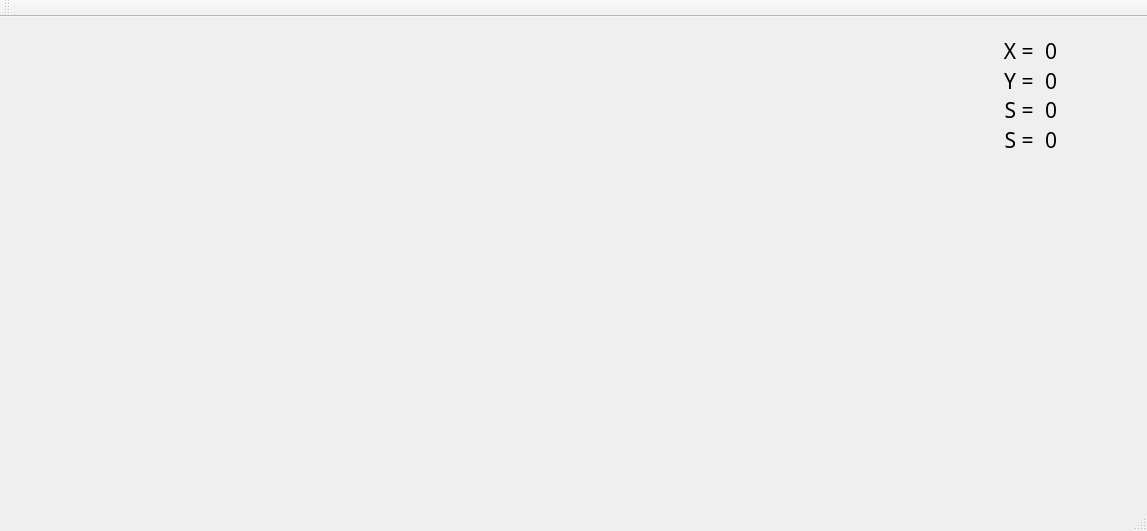
<?xml version="1.0" encoding="UTF-8"?>
<ui version="4.0">
 <class>AnimationClass</class>
 <widget class="QMainWindow" name="AnimationClass">
  <property name="geometry">
   <rect>
    <x>0</x>
    <y>0</y>
    <width>1147</width>
    <height>531</height>
   </rect>
  </property>
  <property name="windowTitle">
   <string>Animation</string>
  </property>
  <widget class="QWidget" name="centralWidget">
   <widget class="QWidget" name="layoutWidget">
    <property name="geometry">
     <rect>
      <x>961</x>
      <y>11</y>
      <width>161</width>
      <height>134</height>
     </rect>
    </property>
    <layout class="QHBoxLayout" name="horizontalLayout">
     <item>
      <layout class="QVBoxLayout" name="verticalLayout">
       <item>
        <widget class="QLabel" name="label">
         <property name="font">
          <font>
           <family>Adobe Devanagari</family>
           <pointsize>16</pointsize>
          </font>
         </property>
         <property name="text">
          <string>X = </string>
         </property>
         <property name="alignment">
          <set>Qt::AlignRight|Qt::AlignTrailing|Qt::AlignVCenter</set>
         </property>
        </widget>
       </item>
       <item>
        <widget class="QLabel" name="label_2">
         <property name="font">
          <font>
           <family>Adobe Devanagari</family>
           <pointsize>16</pointsize>
          </font>
         </property>
         <property name="text">
          <string>Y = </string>
         </property>
         <property name="alignment">
          <set>Qt::AlignRight|Qt::AlignTrailing|Qt::AlignVCenter</set>
         </property>
        </widget>
       </item>
       <item>
        <widget class="QLabel" name="label_3">
         <property name="font">
          <font>
           <family>Adobe Devanagari</family>
           <pointsize>16</pointsize>
          </font>
         </property>
         <property name="text">
          <string>S = </string>
         </property>
         <property name="alignment">
          <set>Qt::AlignRight|Qt::AlignTrailing|Qt::AlignVCenter</set>
         </property>
        </widget>
       </item>
       <item>
        <widget class="QLabel" name="label_4">
         <property name="font">
          <font>
           <family>Adobe Devanagari</family>
           <pointsize>16</pointsize>
          </font>
         </property>
         <property name="text">
          <string>S = </string>
         </property>
         <property name="alignment">
          <set>Qt::AlignRight|Qt::AlignTrailing|Qt::AlignVCenter</set>
         </property>
        </widget>
       </item>
      </layout>
     </item>
     <item>
      <layout class="QVBoxLayout" name="verticalLayout_2">
       <item>
        <widget class="QLabel" name="label_x">
         <property name="font">
          <font>
           <family>Adobe Devanagari</family>
           <pointsize>16</pointsize>
          </font>
         </property>
         <property name="text">
          <string>0</string>
         </property>
        </widget>
       </item>
       <item>
        <widget class="QLabel" name="label_y">
         <property name="font">
          <font>
           <family>Adobe Devanagari</family>
           <pointsize>16</pointsize>
          </font>
         </property>
         <property name="text">
          <string>0</string>
         </property>
        </widget>
       </item>
       <item>
        <widget class="QLabel" name="label_s">
         <property name="font">
          <font>
           <family>Adobe Devanagari</family>
           <pointsize>16</pointsize>
          </font>
         </property>
         <property name="text">
          <string>0</string>
         </property>
        </widget>
       </item>
       <item>
        <widget class="QLabel" name="label_8">
         <property name="font">
          <font>
           <family>Adobe Devanagari</family>
           <pointsize>16</pointsize>
          </font>
         </property>
         <property name="text">
          <string>0</string>
         </property>
        </widget>
       </item>
      </layout>
     </item>
    </layout>
   </widget>
  </widget>
  <widget class="QMenuBar" name="menuBar">
   <property name="geometry">
    <rect>
     <x>0</x>
     <y>0</y>
     <width>1147</width>
     <height>23</height>
    </rect>
   </property>
  </widget>
  <widget class="QToolBar" name="mainToolBar">
   <attribute name="toolBarArea">
    <enum>TopToolBarArea</enum>
   </attribute>
   <attribute name="toolBarBreak">
    <bool>false</bool>
   </attribute>
  </widget>
  <widget class="QStatusBar" name="statusBar"/>
 </widget>
 <layoutdefault spacing="6" margin="11"/>
 <resources>
  <include location="animation.qrc"/>
 </resources>
 <connections/>
</ui>
